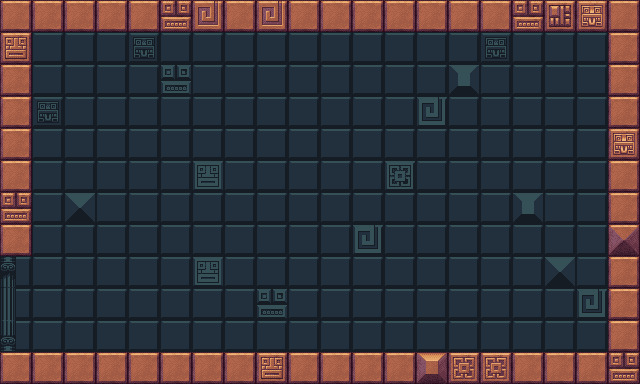

Below is a game level as drawn by its tile map, then a one-line description and the .tmx file that defines it, in full:
An orthogonal 20x12 tile map with 32x32 px tiles, 3 tile layers (Back, Map, Colum), 2 tilesets.

<map version="1.9" tiledversion="1.9.2" orientation="orthogonal" renderorder="right-down" width="20" height="12" tilewidth="32" tileheight="32" infinite="0" nextlayerid="4" nextobjectid="1">
 <tileset firstgid="1" source="inca_back2.tsx" />
 <tileset firstgid="231" source="inca_front.tsx" />
 <layer id="2" name="Back" width="20" height="12">
  <data encoding="csv">
5,5,5,5,5,5,4,5,5,5,5,5,8,2,5,5,5,9,5,8,
5,5,5,5,2,5,5,5,5,5,5,5,5,5,5,2,5,5,5,5,
5,5,5,5,5,3,5,5,5,5,5,5,5,5,10,5,5,5,5,5,
5,2,5,5,5,5,5,5,5,5,5,5,5,8,5,5,5,5,5,5,
5,5,5,5,5,5,5,5,5,5,5,5,5,5,5,5,5,5,5,5,
5,5,5,5,5,5,4,5,5,5,5,5,7,5,5,5,5,5,5,5,
5,5,9,5,5,5,5,5,5,5,5,5,5,5,5,5,10,5,5,5,
5,5,5,5,5,5,5,5,5,5,5,8,5,5,5,5,5,5,5,5,
5,5,5,5,5,5,4,5,5,5,5,5,5,5,5,5,5,9,5,5,
5,5,5,5,5,5,5,5,3,5,5,5,5,5,5,5,5,5,8,5,
5,5,5,5,5,5,5,5,5,5,5,5,5,5,5,5,5,5,5,5,
5,5,5,5,5,5,5,5,5,5,5,5,5,5,5,5,5,5,5,5
</data>
 </layer>
 <layer id="1" name="Map" width="20" height="12">
  <data encoding="csv">
235,235,235,235,235,233,238,235,238,235,235,235,235,235,235,235,233,236,232,235,
234,0,0,0,0,0,0,0,0,0,0,0,0,0,0,0,0,0,0,235,
235,0,0,0,0,0,0,0,0,0,0,0,0,0,0,0,0,0,0,235,
235,0,0,0,0,0,0,0,0,0,0,0,0,0,0,0,0,0,0,235,
235,0,0,0,0,0,0,0,0,0,0,0,0,0,0,0,0,0,0,232,
235,0,0,0,0,0,0,0,0,0,0,0,0,0,0,0,0,0,0,235,
233,0,0,0,0,0,0,0,0,0,0,0,0,0,0,0,0,0,0,235,
235,0,0,0,0,0,0,0,0,0,0,0,0,0,0,0,0,0,0,239,
0,0,0,0,0,0,0,0,0,0,0,0,0,0,0,0,0,0,0,235,
0,0,0,0,0,0,0,0,0,0,0,0,0,0,0,0,0,0,0,235,
0,0,0,0,0,0,0,0,0,0,0,0,0,0,0,0,0,0,0,235,
235,235,235,235,235,235,235,235,234,235,235,235,235,240,237,237,235,235,235,233
</data>
 </layer>
 <layer id="3" name="Colum" width="20" height="12">
  <data encoding="csv">
0,0,0,0,0,0,0,0,0,0,0,0,0,0,0,0,0,0,0,0,
0,0,0,0,0,0,0,0,0,0,0,0,0,0,0,0,0,0,0,0,
0,0,0,0,0,0,0,0,0,0,0,0,0,0,0,0,0,0,0,0,
0,0,0,0,0,0,0,0,0,0,0,0,0,0,0,0,0,0,0,0,
0,0,0,0,0,0,0,0,0,0,0,0,0,0,0,0,0,0,0,0,
0,0,0,0,0,0,0,0,0,0,0,0,0,0,0,0,0,0,0,0,
0,0,0,0,0,0,0,0,0,0,0,0,0,0,0,0,0,0,0,0,
0,0,0,0,0,0,0,0,0,0,0,0,0,0,0,0,0,0,0,0,
191,0,0,0,0,0,0,0,0,0,0,0,0,0,0,0,0,0,0,0,
193,0,0,0,0,0,0,0,0,0,0,0,0,0,0,0,0,0,0,0,
196,0,0,0,0,0,0,0,0,0,0,0,0,0,0,0,0,0,0,0,
0,0,0,0,0,0,0,0,0,0,0,0,0,0,0,0,0,0,0,0
</data>
 </layer>
</map>